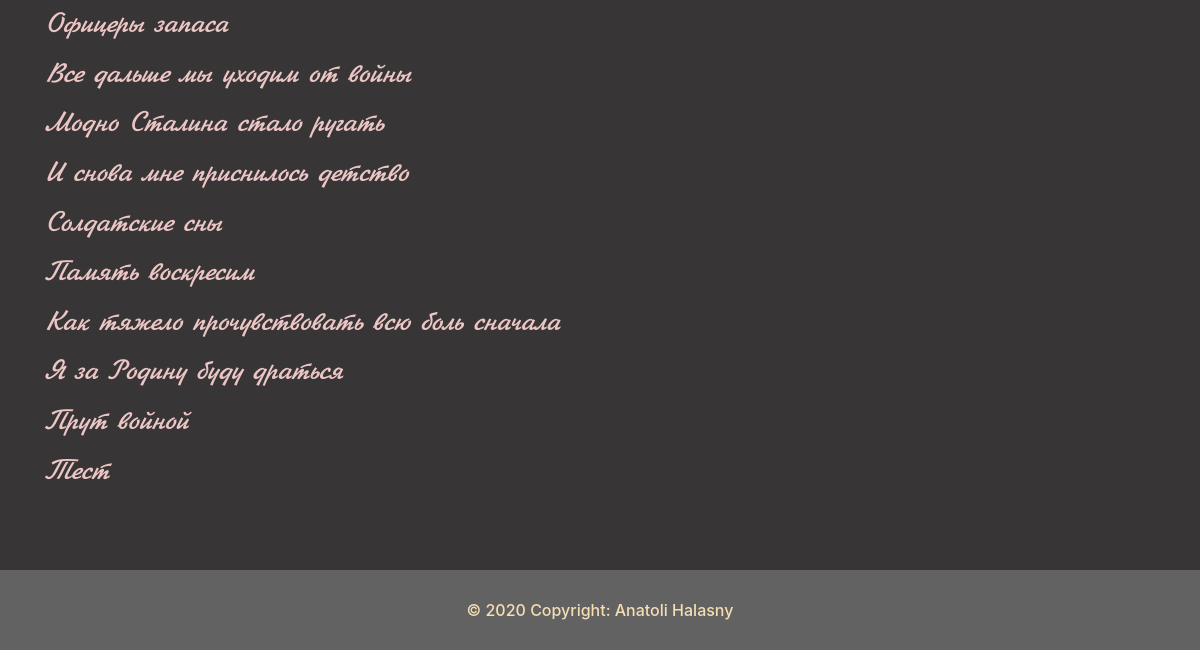
Before: /verses (lower part) with the older database file.
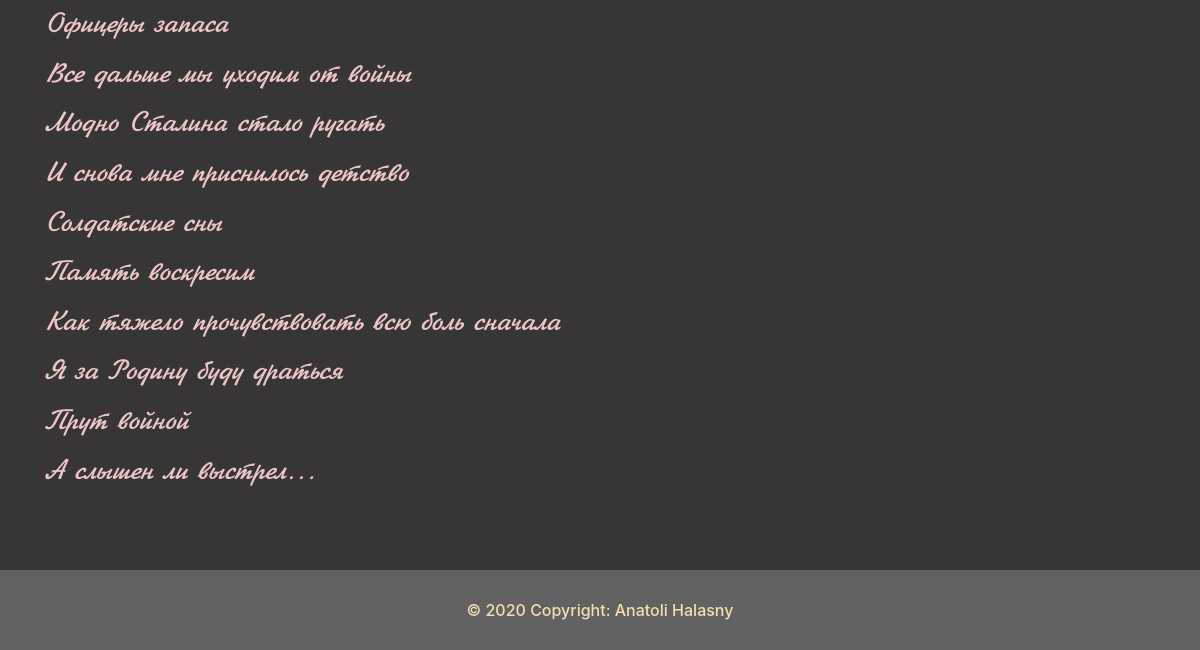
After: the same page with the newer database file.
### tables this page shows
CREATE TABLE verses(
id INTEGER PRIMARY KEY AUTOINCREMENT,
title TEXT NOT NULL,
content TEXT NOT NULL
);

### app.py (the view)
@app.route('/verses')
def verses():
    conn = get_db_connection()
    verse = conn.execute('SELECT * FROM verses').fetchall()
    conn.close()
    return render_template('verses.html', title='Стихи', verses=verse)

### app.py (called while the page is built)
def get_db_connection():
    conn = sqlite3.connect('database.db')
    conn.row_factory = sqlite3.Row
    return conn

### templates/verses.html (shortened to what this page needs)
{% extends 'base.html' %}
{% block content %}
<div class="poem">
{% for verse in verses %}
    <a href="{{ url_for('verse', verse_id=verse['id']) }}">
        <h3>{{ verse['title'] }}</h3></a>
{% endfor %}
</div>
{% endblock %}

### templates/base.html (shortened to what this page needs)
<!DOCTYPE html>
<html lang="en">
<head>
    <link rel="stylesheet" href="https://stackpath.bootstrapcdn.com/bootstrap/4.5.2/css/bootstrap.min.css"
>
    <link rel="stylesheet" href="/static/css/style.css">
</head>
<body>
<div class="container">
    {% block content %}
    {% endblock %}
</div>
<footer>
    <div>
        © 2020 Copyright: Anatoli Halasny
    </div>
</footer>
</body>
</html>

### static/css/style.css (style rules this page uses)
* { margin: 0; padding: 0; }
body { background-color: #373535; min-height: 100%; position: relative; }
h3 { color: #ecc5c5; margin-top: 16px; font-family: Jikharev, serif; }
footer { width: 100%; height: 80px; background-color: #626262; margin-top: 80px; display: flex; justify-content: center; align-items: center; color: wheat; font-weight: 500; position: relative; }

Changed rows visible on the page:
removed verses: title "Тест"
added verses: title "А слышен ли выстрел..."
